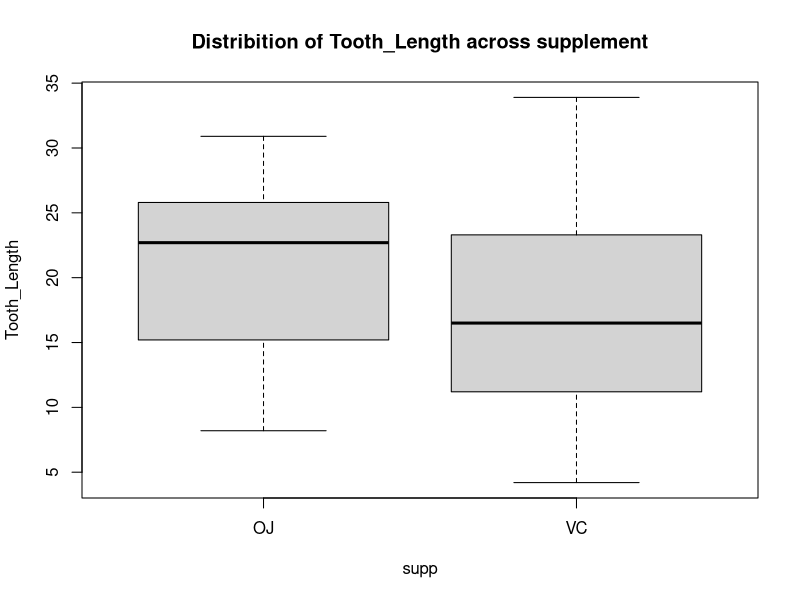
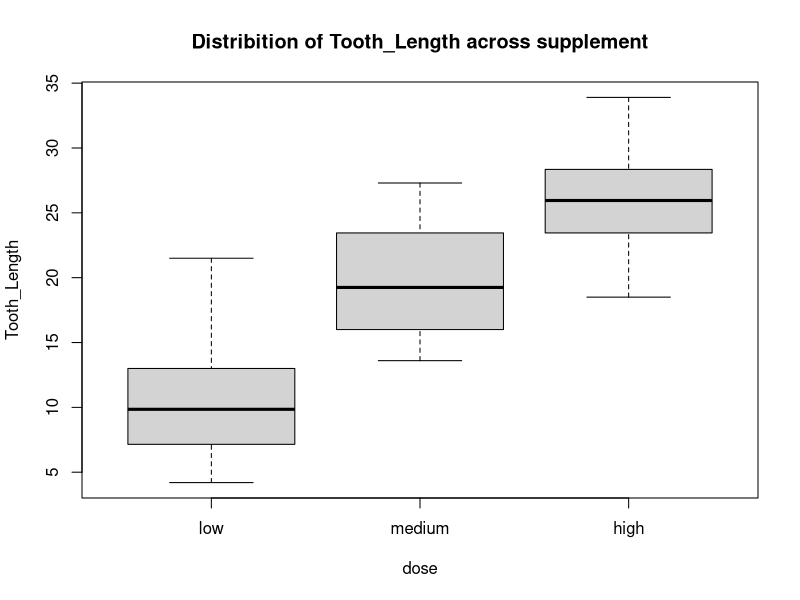
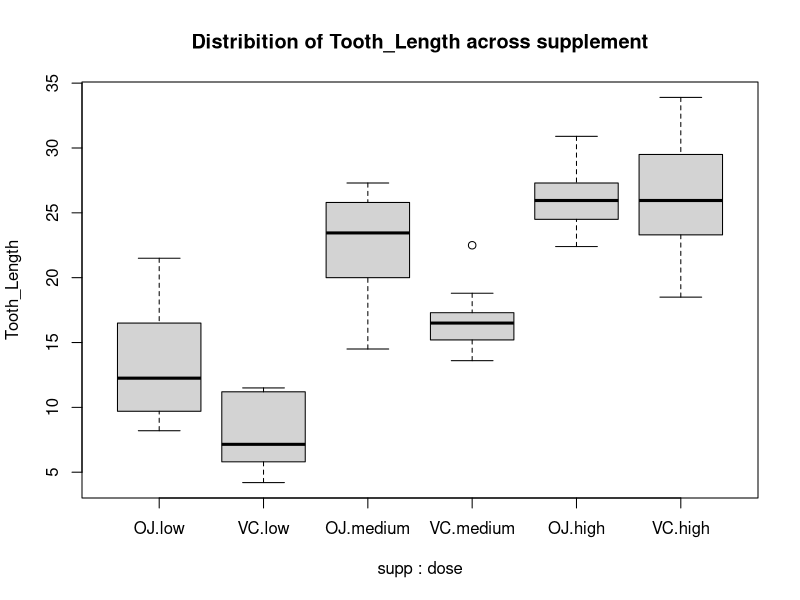
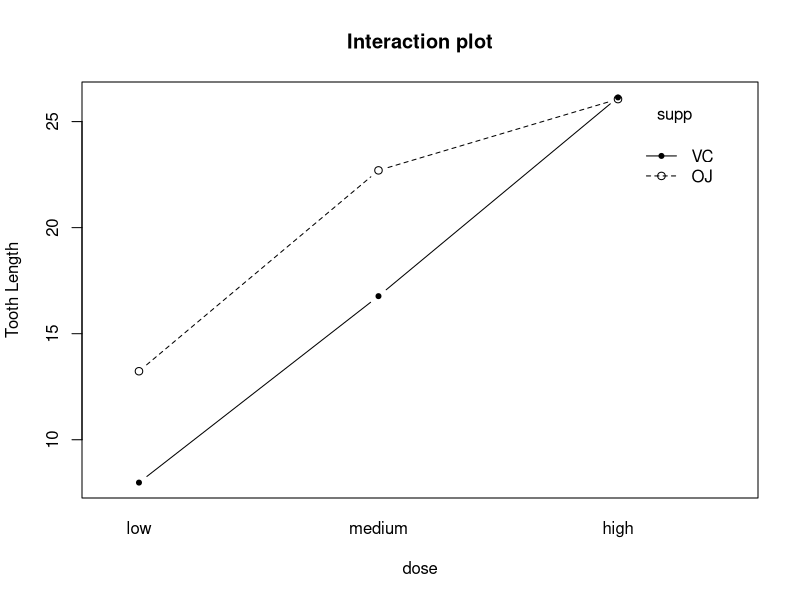

These charts were generated, in order, by the following R code:
## ---- chunk 1
# Installing and Loading required packages
install.packages("tidyverse")
install.packages("car")
install.packages("emmeans")
library(tidyverse)
library(car)
library(emmeans)
## ---- chunk 2
# Loading the in-built data set Tooth Growth in R environment
data("ToothGrowth")
toothData = ToothGrowth
head(toothData,5)
## ---- chunk 3
# Exporting the data as csv file in the same directory where we work for future use
write_csv(toothData, file='Tooth_Growth_Data.csv')
## ---- chunk 4
# Getting the column names of the tooth-Data data set
colnames(toothData)
## ---- chunk 5
# Getting number of rows and column of tooth-Data data set
nrow(toothData)
ncol(toothData)
## ---- chunk 6
# Getting the structure of the data frame
str(toothData)
## ---- chunk 7
# Getting Statistical summary for the data frame
summary(toothData)
## ---- chunk 8
# Converting dose column into categorical variable
toothData$dose = factor(toothData$dose,levels=c(0.5,1.0,2.0),labels=c("low","medium","high"))
str(toothData)
## ---- chunk 9
# Making Contingency table
table(toothData$supp , toothData$dose)
## ---- chunk 10
# Box plot to show distribution of tooth_length across supp
boxplot(len ~ supp,data= toothData,ylab="Tooth_Length",main="Distribition of Tooth_Length across supplement")
## ---- chunk 11
# Box plot to show distribution of tooth_length across dose
boxplot(len ~ dose,data= toothData,ylab="Tooth_Length",main="Distribition of Tooth_Length across supplement")
## ---- chunk 12
# Box plot to show distribution of tooth_length across supp and dose interaction effect
boxplot(len ~ supp:dose , data= toothData,ylab="Tooth_Length",main="Distribition of Tooth_Length across supplement")
## ---- chunk 13
# Plotting interaction Plot for supp and dose variables
with(toothData,interaction.plot(x.factor=dose,trace.factor=supp,response=len,fun=mean,type="b",legend=T,ylab="Tooth Length",main="Interaction plot",pch=c(1,20)))
## ---- chunk 14
# In the code below we get the point values that are in the above plot
with(toothData,tapply(len,list(supp,dose),mean))
## ---- chunk 15
# Conducting Shapiro test on response variable length of tooth for checking Normality
print(shapiro.test(toothData$len))
## ---- chunk 16
# Checking for Homogeneity of variance
with(toothData,tapply(len,list(supp,dose),var))
## ---- chunk 17
# Conducting Bartlett test of Homogeneity of Variances
bartlett.test(len~ interaction(supp,dose),data=toothData)
## ---- chunk 18
# Bartlett test for length of tooth and supplement provided
bartlett.test(len~as.factor(supp),data=toothData)
## ---- chunk 19
# Bartlett test for length of tooth and doses provided
bartlett.test(len~as.factor(dose),data=toothData)
## ---- chunk 20
# Conducting Factorial ANOVA Test using fitted model and Anova function
attach(toothData)
fac_aov = Anova(lm(len ~ supp + dose + supp:dose), data=toothData, type=3)
fac_aov
## ---- chunk 21
# Ommiting stars from result
options(show.signif.stars=F)
fac_aov
## ---- chunk 22
# First we create marginal value table for dose variable
fit_model <- lm(len~ supp+dose+supp:dose,data=toothData)
marginal_1 <- emmeans(fit_model , ~dose)
pairs(marginal_1 , adjust = "tukey")
## ---- chunk 23
# First we create marginal value table for dose variable
fit_model <- lm(len~ supp+dose+supp:dose,data=toothData)
marginal_2 <- emmeans(fit_model , ~supp)
pairs(marginal_1 , adjust = "tukey")
## ---- chunk 24
# First we create marginal value table for dose variable
fit_model <- lm(len~ supp+dose+supp:dose,data=toothData)
marginal_1 <- emmeans(fit_model , ~ supp:dose)
pairs(marginal_1 , adjust = "tukey")
